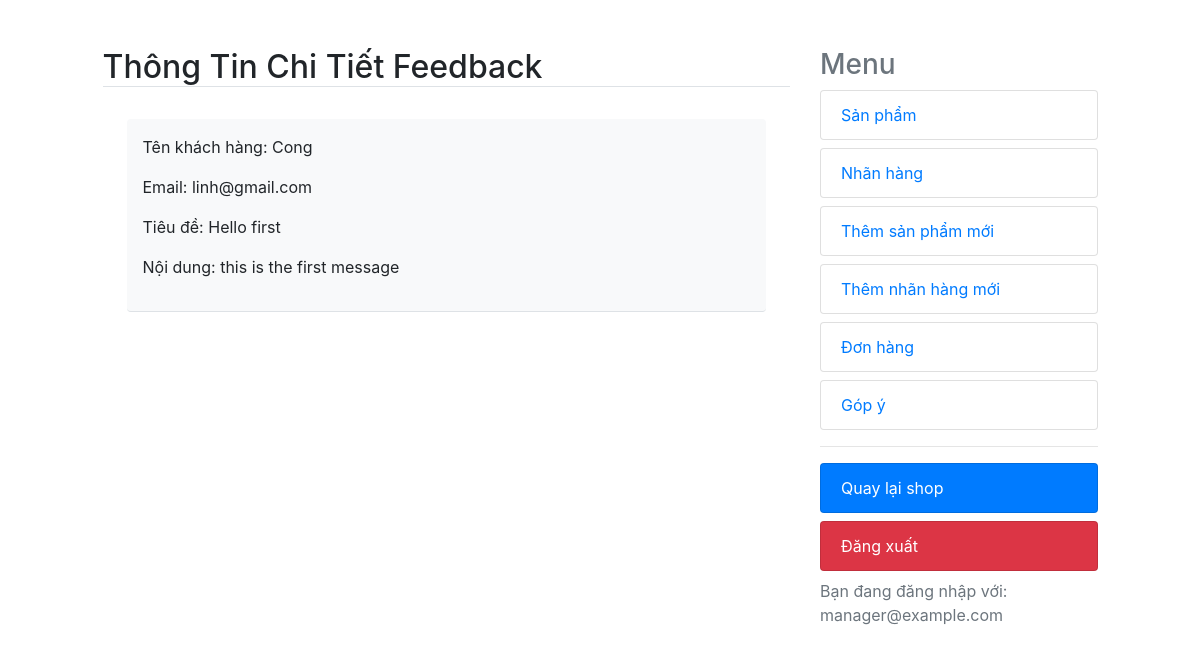
/dashboard/feedback/detail/1 (signed in), run on the app's committed database.
### shop/models.py (models this page shows, shortened)
class Feedback(models.Model):
    customer_name = models.CharField(max_length=255)
    title = models.CharField(max_length=255)
    email = models.EmailField()
    comment = models.TextField()
    created_at = models.DateTimeField(auto_now_add=True)

### accounts/models.py (models this page shows, shortened)
class User(AbstractBaseUser):
    email = models.EmailField(max_length=100, unique=True)
    full_name = models.CharField(max_length=100)
    is_admin = models.BooleanField(default=False)
    is_active = models.BooleanField(default=True)
    likes = models.ManyToManyField(Product, blank=True, related_name='likes')
    is_manager = models.BooleanField(default=False)
    objects = UserManager()
    USERNAME_FIELD = 'email'
    REQUIRED_FIELDS = ['full_name']

### dashboard/views.py (the view)
# urls.py: path('feedback/detail/<int:id>', views.feedback_detail, name='feedback_detail'),
@user_passes_test(is_manager)
@login_required
def feedback_detail(request, id):
    feedback = Feedback.objects.filter(id=id).all()
    context = {'title':'Thông tin chi tiết Feedback', 'feedback':feedback}
    return render(request, 'feedback_detail.html', context)

### cart/utils/cart.py (called while the page is built)
    def __iter__(self):
        product_ids = self.cart.keys()
        products = Product.objects.filter(id__in=product_ids)
        cart = self.cart.copy()
        for product in products:
            cart[str(product.id)]['product'] = product
        for item in cart.values():
            item['total_price'] = int(item['price']) * int(item['quantity'])
            yield item

    def add_cart_session(self):
        cart = self.session.get(CART_SESSION_ID)
        if not cart:
            cart = self.session[CART_SESSION_ID] = {}
        return cart

### dashboard/views.py (called while the page is built)
def is_manager(user):
    try:
        if not user.is_manager:
            raise Http404
        return True
    except:
        raise Http404

### online_shop/context_processors.py (called while the page is built)
def return_cart(request):
    cart = len(list(Cart(request)))
    return {'cart_count': cart}

def return_categories(request):
    categories = Category.objects.all()
    return {'categories': categories}

### dashboard/templates/feedback_detail.html
{% extends "dashboard.html" %}
{% block content %}
{% for item in feedback  %}
<div class="bg-light rounded border-bottom p-3">
    <p>Tên khách hàng: {{item.customer_name}}</p>
    <p>Email: {{item.email}}</p>
    <p>Tiêu đề: {{item.title}}</p>
    <p>Nội dung: {{item.comment}}</p>
</div>
{% endfor %}
{% endblock %}

### dashboard/templates/dashboard.html (shortened to what this page needs)
{% load static %}
<!DOCTYPE html>
<html lang="en">
<head>
    <link rel="stylesheet" type="text/css" href="{% static 'css/bootstrap_dashboard.css' %}" />
</head>
<body>
    <div class="row mt-5">
        <div class="col-md-1"></div>
        <div class="col-md-7">
            <h2 class="border-bottom text-capitalize">{{ title }}</h2>
            <div class="p-4">
                {% block content %}{% endblock %}
            </div>
        </div>
        <div class="col-md-3 border-start">
            <h3 class="text-muted">Menu</h3>
            <a class="text-decoration-none" href="{% url 'dashboard:products' %}">
                <li class="rounded list-group-item  text-primary">Sản phẩm</li>
            </a>
            <a class="text-decoration-none" href="{% url 'dashboard:category' %}">
                <li class="rounded list-group-item mt-2  text-primary">Nhãn hàng</li>
            </a>
            <a class="text-decoration-none" href="{% url 'dashboard:add_product' %}">
                <li class="rounded list-group-item mt-2 text-primary">Thêm sản phẩm mới</li>
            </a>
            <a class="text-decoration-none" href="{% url 'dashboard:add_category' %}">
                <li class="rounded list-group-item mt-2  text-primary">Thêm nhãn hàng mới</li>
            </a>
            <a class="text-decoration-none" href="{% url 'dashboard:orders' %}">
                <li class="rounded list-group-item mt-2  text-primary">Đơn hàng</li>
            </a>
            <a class="text-decoration-none" href="{% url 'dashboard:feedback' %}">
                <li class="rounded list-group-item mt-2  text-primary">Góp ý</li>
            </a>
            <hr>
            <a class="text-decoration-none" href="{% url 'shop:home_page' %}">
                <li class="rounded list-group-item bg-primary mt-2  text-white">Quay lại shop</li>
            </a>
            <a class="text-decoration-none" href="{% url 'accounts:user_logout' %}">
                <li class="rounded list-group-item bg-danger mt-2  text-white">Đăng xuất</li>
            </a>
            <div class="text-muted mt-2">Bạn đang đăng nhập với: {{ request.user.email }}</div>
        </div>
        <div class="col-md-1 "></div>
    </div>
</body>
</html>

### data on the page
Feedback: customer_name "Cong", email "linh@gmail.com", title "Hello first", comment "this is the first message"
User: user.email "manager@example.com"

### other printed values
{{ title }} "Thông Tin Chi Tiết Feedback"
